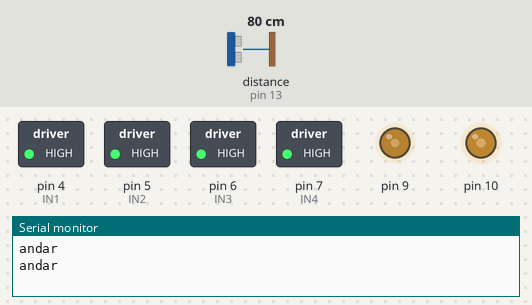
Recording of a sketch running on a simulated Arduino Uno, built with avr-gcc and run on an emulated ATmega328P. Parts: switched loads named in the sketch (green lamp = pin HIGH), output pins drawn as LEDs (lit = HIGH), the last lines printed to the serial monitor. Dashed ring = blinking. The inputs (shaded band) are chosen by the test bench; at power-on: distance to the obstacle (sensor on pin 13) 80 cm. The echo pulse lasts 58.3 µs per cm.

Above: at 2.4 s.
2.5 s: distance to the obstacle (sensor on pin 13) set to 22 cm
At 3.6 s:
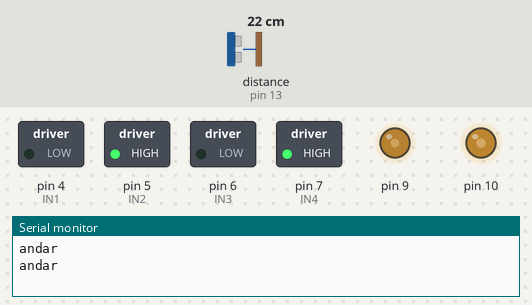
6.0 s: distance to the obstacle (sensor on pin 13) set to 19 cm
At 7.11 s:
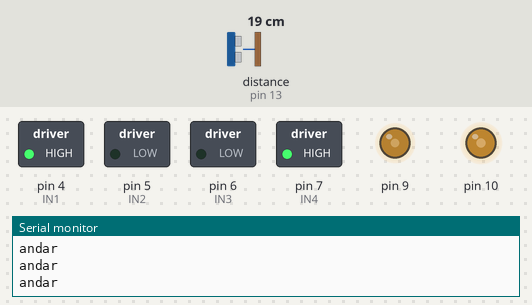
At 8.1 s:
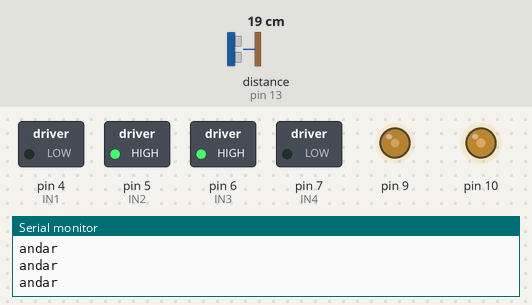
Timing chart, 0 to 17.0 s (numbered marks = the images above; inputs shaded):
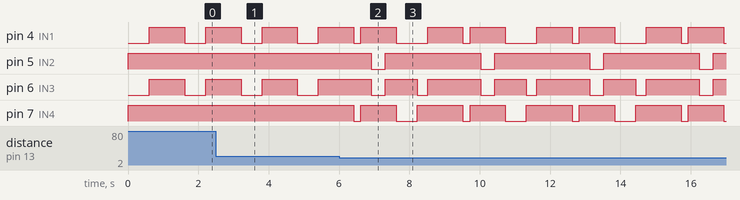

The sketch:

lightCar.ino
```cpp
#include <Ultrasonic.h>     // obvio

//Define os pinos para o trigger e echo
#define pino_trigger 12
#define pino_echo 13

//Inicializa o sensor ultrassom
Ultrasonic ultrassom(pino_trigger, pino_echo);

//Definicoes pinos Arduino ligados a entrada da Ponte H
int IN1 = 4;
int IN2 = 5;
int IN3 = 6;
int IN4 = 7;
int velocidade1 = 95;
int velocidade2 = 110;
long distancia, distanciaE,distanciaD;

void setup(){
  //Define os pinos como saida
  pinMode(IN1, OUTPUT);
  pinMode(IN2, OUTPUT);
  pinMode(IN3, OUTPUT);
  pinMode(IN4, OUTPUT);
  analogWrite(9,velocidade1); // pino de velocidade
  analogWrite(10,velocidade2); // pino de velocidadez
  Serial.begin(9600);
 parar();
}

void loop(){
 //Le as informacoes do sensor, em cm
  distancia = ultra();
  //Exibe informacoes no serial monitor
    if(distancia > 20){
      andar();
    }else{
      long distDireita = lerDireita();
      long distEsquerda = lerEsquerda();
      if(distDireita> distEsquerda){
              if(distDireita > 20){
                direita();
                andar();
                Serial.print("direita");
              }else{
                re();
                Serial.print("re");
              }
            }else{ if(distEsquerda > 20){
                      esquerda();
                      andar();
                      Serial.print("esquerda");
                    }else{
                      re();
                      Serial.print("re");
                    }
            }
    }
    andar();
    Serial.println("andar");

  parar();
  distancia=0;
  delay(1000);
 }

long ultra(){
  long resp = ultrassom.read(CM);
  return(resp);
}

void andar(){
    //  Motor esquerdo, sentido horario - frente
    digitalWrite(IN1, LOW);
    digitalWrite(IN2, HIGH);
    //  Motor direito, sentido horario - frente
    digitalWrite(IN3, LOW);
    digitalWrite(IN4, HIGH);
    delay(300);
    parar(); // redundancia
}

long lerDireita(){
  direita();
  long dist = ultra();
  delay(300);
  esquerda();
  return dist;
}

long lerEsquerda(){
  esquerda();
  long dist = ultra();
  delay(300);
  direita();
  return dist;
}

void re(){
  direita();
  direita();
}

void direita(){
  // Motor direito no sentido horario
  digitalWrite(IN1,LOW);
  digitalWrite(IN2, HIGH);
 // Motor esquerdo no sentido anti horario
  digitalWrite(IN3, HIGH);
  digitalWrite(IN4,LOW);
  delay(200);
  parar();
}

void esquerda(){
  // Motor direito no sentido horario
  digitalWrite(IN1,HIGH);
  digitalWrite(IN2, LOW);
 // Motor esquerdo no sentido anti horario
  digitalWrite(IN3, LOW);
  digitalWrite(IN4,HIGH);
  delay(200);
  parar();
}

void parar(){
  digitalWrite(IN1,HIGH);
  digitalWrite(IN2,HIGH);
  digitalWrite(IN3,HIGH);
  digitalWrite(IN4,HIGH);
}
```

Measured:
- the behaviour switches between 21 and 20 cm on distance to the obstacle (sensor on pin 13) (found by bisection; images 1 and 2)
- after the input at 6.0 s, pin 5 (IN2): alternates HIGH for 2.7 s and LOW for 0.40 s, starting after 0.92 s; pin 7 (IN4): HIGH → LOW after 0.42 s, then repeats every 3.1 s: HIGH 1.0 s, LOW 0.60 s, HIGH 1.3 s, LOW 0.20 s
- by itself, pin 4 (IN1): repeats every 3.1 s: HIGH 1.0 s, LOW 0.90 s, HIGH 1.0 s, LOW 0.20 s
- by itself, pin 6 (IN3): repeats every 3.1 s: HIGH 0.90 s, LOW 0.30 s, HIGH 1.5 s, LOW 0.40 s
